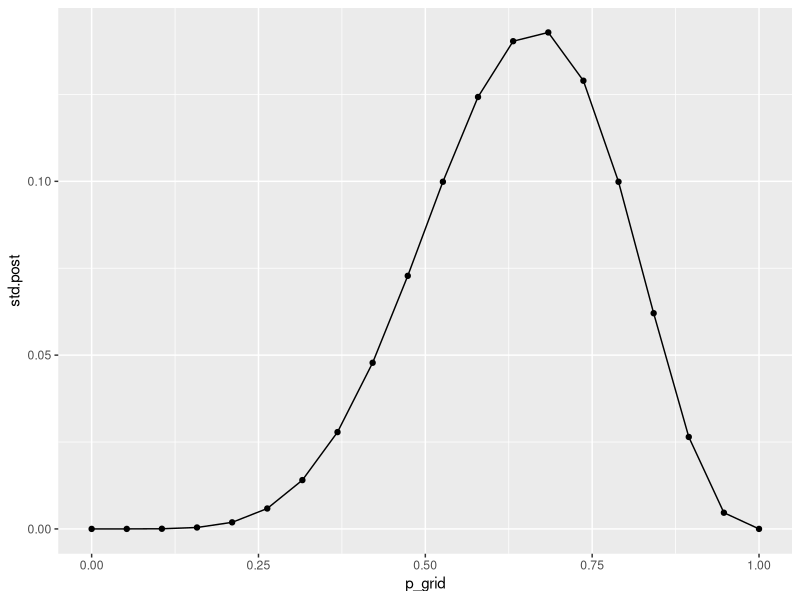
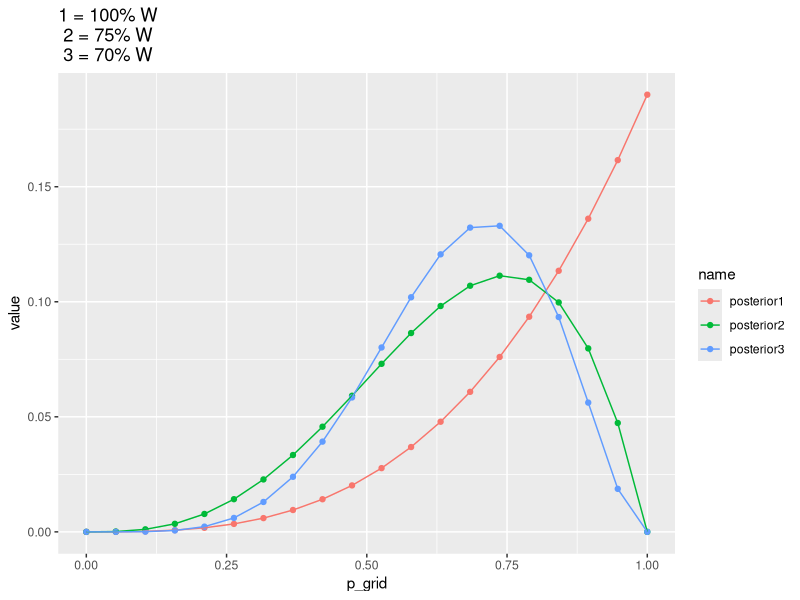
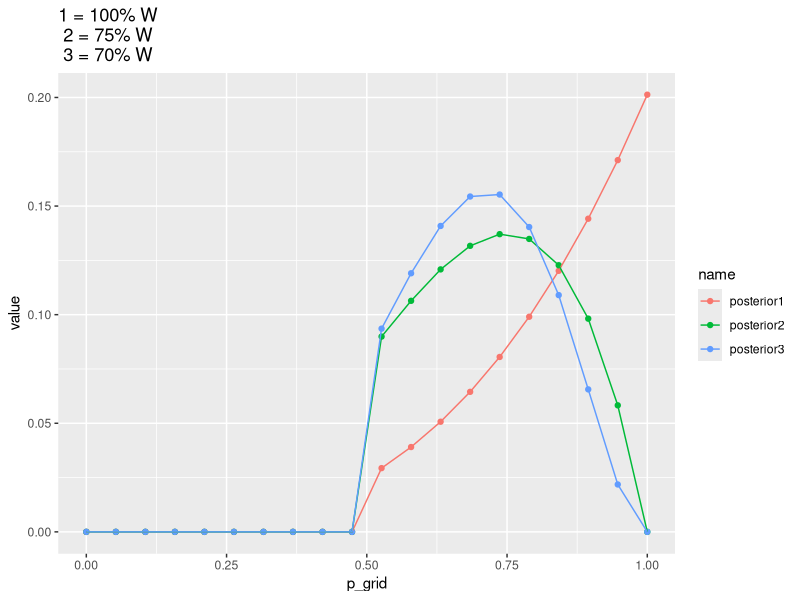

Recreate these plots in R, in order.
## ---- chunk 1
library(here)
library(dplyr)
library(tidyr)
library(ggplot2)
here.pth <- here()
knitr::opts_chunk$set(echo = TRUE, root.dir = here.pth)
## ---- chunk 2
# define grid
grid_dat <- tibble::tibble(p_grid = seq( from = 0, to = 1, length.out = 20))
grid_dat
## ---- chunk 3
grid_dat %>% 
  mutate(prior = rep( 0.5, 20 ),  # The actual number doesn't matter, everything gets standardized
         likelihood = dbinom( 6, size = 9, prob = p_grid), # find likelihood for our data at a proportion of water
         unstd.post = likelihood * prior,
         std.post = unstd.post/sum(unstd.post)) %>% 
  ggplot(aes(p_grid, std.post)) + 
  geom_point() + 
  geom_line()
## ---- chunk 4

grid_dat %>% 
  mutate(prior = rep( 1, 20 ),
         #--first data set
         likelihood1 = dbinom( 3, size = 3, prob = p_grid), 
         unstd.post1 = likelihood1 * prior,
         posterior1 = unstd.post1/sum(unstd.post1),
         #--second data set
         likelihood2 = dbinom( 3, size = 4, prob = p_grid ), 
         unstd.post2 = likelihood2 * prior,
         posterior2 = unstd.post2/sum(unstd.post2),
         #--third data set
         likelihood3 = dbinom( 5, size = 7, prob = p_grid ), 
         unstd.post3 = likelihood3 * prior,
         posterior3 = unstd.post3/sum(unstd.post3)) %>%
  select(p_grid, contains("posterior")) %>% 
  pivot_longer(posterior1:posterior3) %>% 
  ggplot(aes(p_grid, value, color = name, group = name)) + 
  geom_point() + 
  geom_line() + 
  labs(title = "1 = 100% W\n 2 = 75% W\n 3 = 70% W")

## ---- chunk 5

grid_dat %>% 
  mutate(prior = c(rep( 0, 10 ), rep( 0.5, 10)),
         #--first data set
         likelihood1 = dbinom( 3, size = 3, prob = p_grid), 
         unstd.post1 = likelihood1 * prior,
         posterior1 = unstd.post1/sum(unstd.post1),
         #--second data set
         likelihood2 = dbinom( 3, size = 4, prob = p_grid ), 
         unstd.post2 = likelihood2 * prior,
         posterior2 = unstd.post2/sum(unstd.post2),
         #--third data set
         likelihood3 = dbinom( 5, size = 7, prob = p_grid ), 
         unstd.post3 = likelihood3 * prior,
         posterior3 = unstd.post3/sum(unstd.post3)) %>%
  select(p_grid, contains("posterior")) %>% 
  pivot_longer(posterior1:posterior3) %>% 
  ggplot(aes(p_grid, value, color = name, group = name)) + 
  geom_point() + 
  geom_line() + 
  labs(title = "1 = 100% W\n 2 = 75% W\n 3 = 70% W")


## ---- chunk 6

prob_earth <- 0.5
prob_land_given_earth <- 0.3
prob_land <- 130/200

prob_earth_given_land <- prob_land_given_earth * prob_earth / prob_land

prob_earth_given_land
## ---- chunk 7

tribble(
~ conj,  ~ ways_to_get_B, ~plaus_B,  ~prob_B_when_flipped, 
"W/W",       0,             "0",              0,
"W/B",       1,             "1/3",            0,
"B/B",       2,              "2/3",           1,
)
## ---- chunk 8

tribble(
~ conj,  ~ ways_to_get_B, ~plaus_B,  ~prob_B_when_flipped,  ~ plausBxprobB, 
"W/W",       0,             "0",              0,                  "0",
"W/B",       1,             "1/5",            0,                  "0",
"B/B",       2,              "2/5",           1,                 "2/5",
"B/B",       2,              "2/5",           1,                  "2/5"
)
## ---- chunk 9

tribble(
~ conj, ~bag_wgt, ~ ways_to_get_B_count,  ~new_count,  ~plaus_B,   ~prob_B_flip,   ~plauBxprobB,
"W/W",       3,        0,                   0,            "-",          0,        "0",
"W/B",       2,        1,                   2,            "2/4",        0,        "0",
"B/B",       1,        2,                   2,            "2/4",        1,        "2/4",
)
## ---- chunk 10

tribble(
~ conjectured_first_card, ~ ways_to_get_B_then_white_count,  ~plaus,  ~prob_B_flip,    ~plauBxprobB,
     "W/W",                              0,                   "0",            0,              "0",
     "W/B",                              2,                   "2/8",         0,             "0",
     "B/B",                              6,                   "6/8",        1,             "6/8"    
)
## ---- chunk 11

tribble(
~ conjectured_species, ~ ways_to_get_twins,  ~plaus_twins,  ~prob_twins_again,    ~plauxprob,
     "A",                         10,             "1/3",            0.1,              "1/30",
     "B",                         20,             "2/3",            0.2,              "2/30"
)
